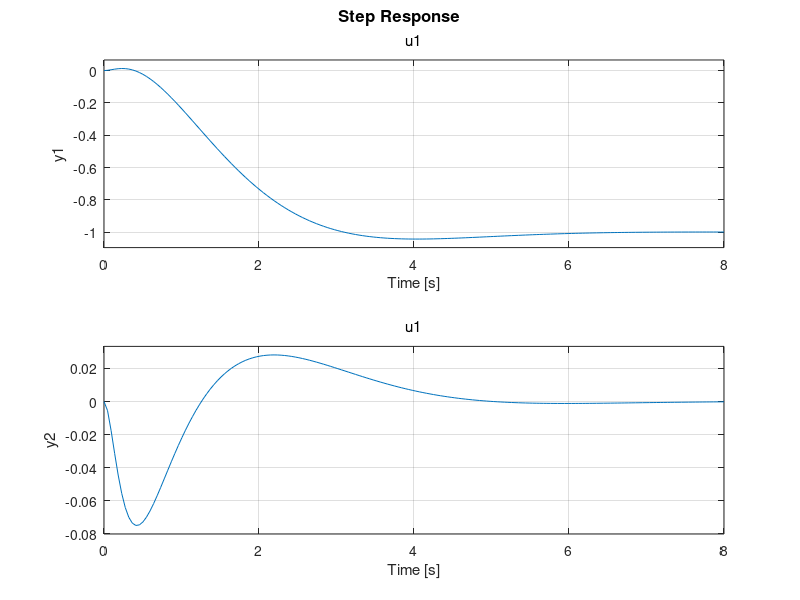

This figure's MATLAB source:
%Control LQR

Q=[1 0 0 0;0 0 0 0;0 0 1 0;0 0 0 0];
R=1;
A=[0 1 0 0;0 0 -4 0;0 0 0 1;0 0 46.6667 0];
B=[0; 2; 0; -6.6667];
C=[1 0 0 0;0 0 1 0];

g1=ss(A,B,C,0)
step(g1)

K=lqr(A,B,Q,R)
Ar=A-(B*K)
g2=ss(Ar,B,C,0);
step(g2)